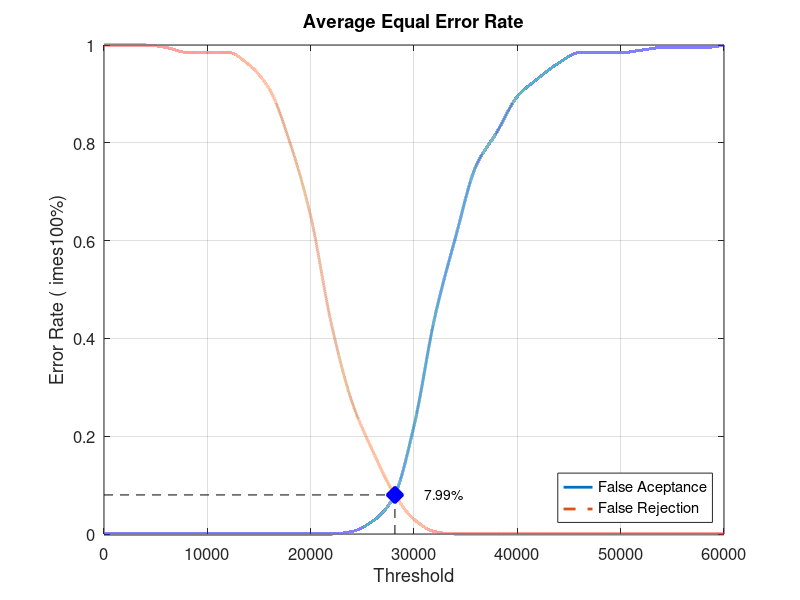
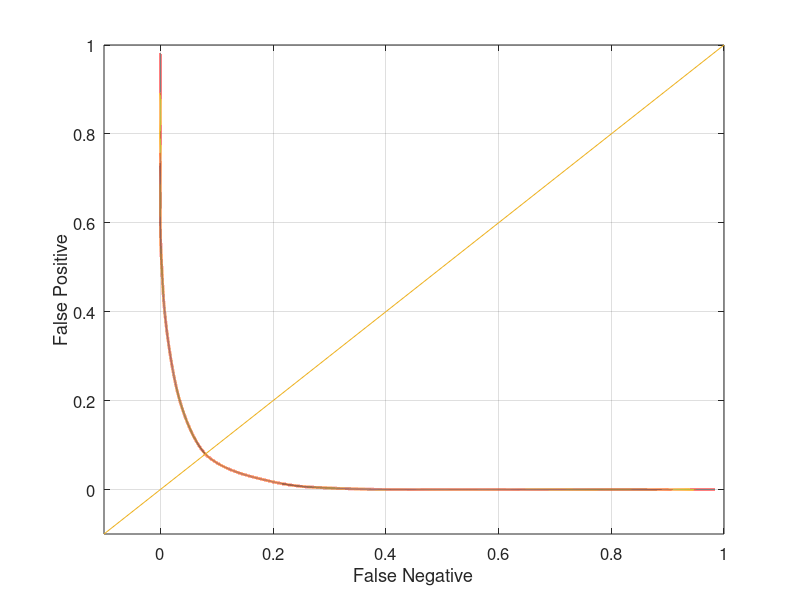

Here is the MATLAB script that generated these plots, in order:
close all;
clear;
clc;
x = 0:2000:60000;
xq = 0:0.5:60000;

y0 = [0 0 0 0 0 0 0 0 0 0 0 0 0.00526316 0.0263158 0.0736842 0.221053 0.442105 0.605263 0.752632 0.821053 0.894737 0.931579 0.963158 0.984211 0.984211 0.984211 0.989474 0.994737 0.994737 0.994737 1]
yy0 = interp1(x, y0, xq, 'pchip');
y1 = [1 1 1 0.995 0.985 0.985 0.985 0.96 0.91 0.8 0.65 0.43 0.27 0.17 0.085 0.03 0.005 0 0 0 0 0 0 0 0 0 0 0 0 0 0]
yy1 = interp1(x, y1, xq, 'pchip');

% Calculating EER: 
y2 = abs(y0 - y1);
find(y2 == min(y2))
yy2 = abs(yy0 - yy1);
xEER = find(yy2 == min(yy2));
xEERIndex = xq(xEER) % X-axis EER
yEER = yy0(xEER) % Y-axis EER

main = figure
plot(xq, yy0,'-','LineWidth', 2);	hold on
plot(xq, yy1,'--','LineWidth', 2);	hold on
plot([xEERIndex xEERIndex], [0 yEER], 'k--');	hold on
plot([0 xEERIndex], [yEER yEER], 'k--');	hold on
plot(xEERIndex, yEER, 'bx', 'LineWidth', 10);	hold on
text(xEERIndex + 10 * xEERIndex / 100, yEER, [num2str(round((10000 * yEER)) / 100) '%'])
legend('False Aceptance', 'False Rejection', 'Location', 'SouthEast')
xlabel('Threshold')
ylabel('Error Rate (	imes100%)')
title('Average Equal Error Rate')
set(gca, 'FontSize', 12)
axis([0 60000 0 1])
grid on

print(main, 'Database4_3Main', '-dpng');
FNRxFPR = figure('Color', [1 1 1]);
plot(yy1, yy0, '-', yy1, yy0, 'LineWidth', 2);
hold on
y = -0.1:0.1:1
plot(y, y); 
set(gca, 'FontSize', 12)
xlabel('False Negative')
ylabel('False Positive')
axis([-0.1 1 -0.1 1])
set(gca, 'FontSize', 12)
grid on

print(FNRxFPR, 'Database4_3FNRxFPR','-dpng');
